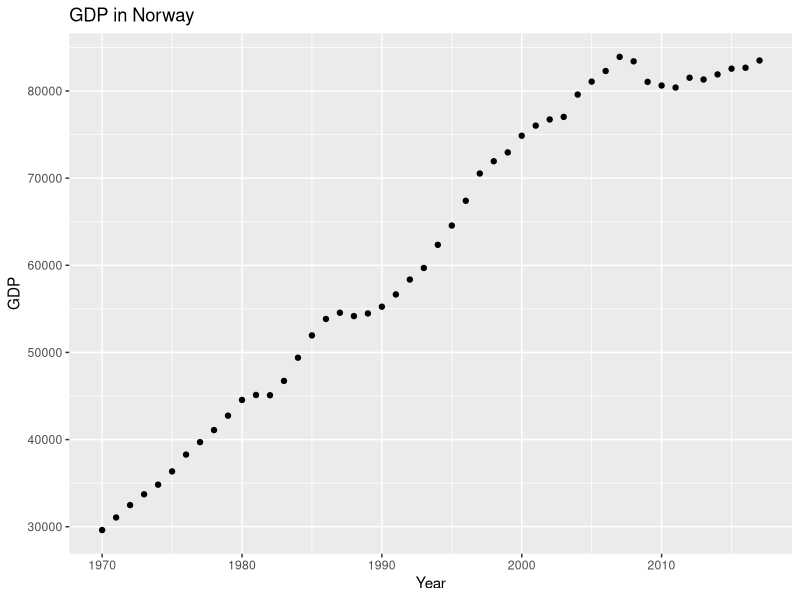
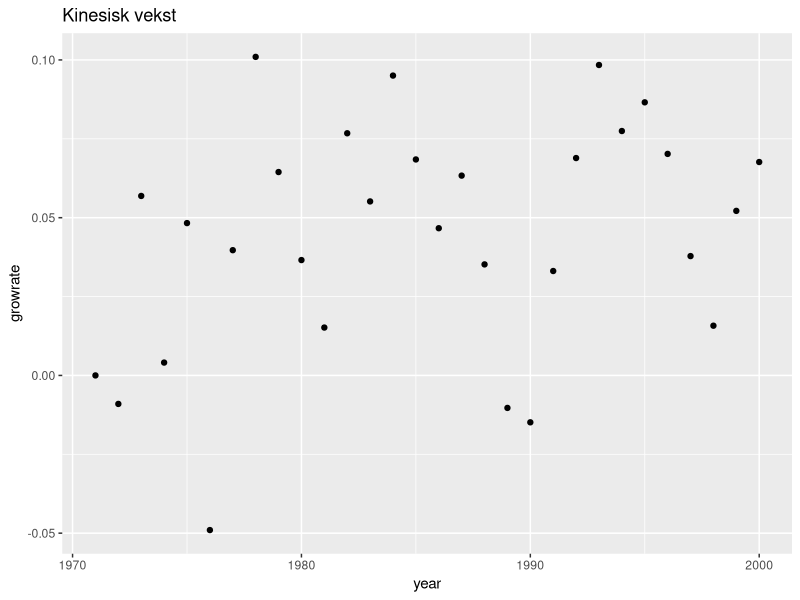

Recreate these plots in R, in order.


library(readr)
library(tidyverse)
pwt = read.csv("pwt.csv", head = TRUE)

pwt = pwt[pwt$year>=1970,]

gdp_nor = pwt[pwt$country == "Norway",]
gdp_nor = data.frame(gdp_nor$year,gdp_nor$gdp)

p = ggplot(gdp_nor,aes(x = gdp_nor.year, y = gdp_nor.gdp)) + geom_point() + labs(x = "Year",y = "GDP",title = "GDP in Norway")
ggsave("GDP_norway.png",plot = p)

#grow rates for china
china_70_00 = pwt |> filter(country == "China" & year <= 2000 & year >= 1970) |> mutate(growrate = (gdp - lag(gdp))/lag(gdp))

print(pwt)

china_70_00 = china_70_00 |> filter(year > 1970)

china_70_00$growrate[1] = 0

p = ggplot(china_70_00) + geom_point(aes(x = year, y = growrate)) + labs(x = "year", y = "growrate", title = "Kinesisk vekst")
ggsave("kinas_vekst.png",plot = p)

qnorm(1-0.01/2)
pnorm(2.236)
